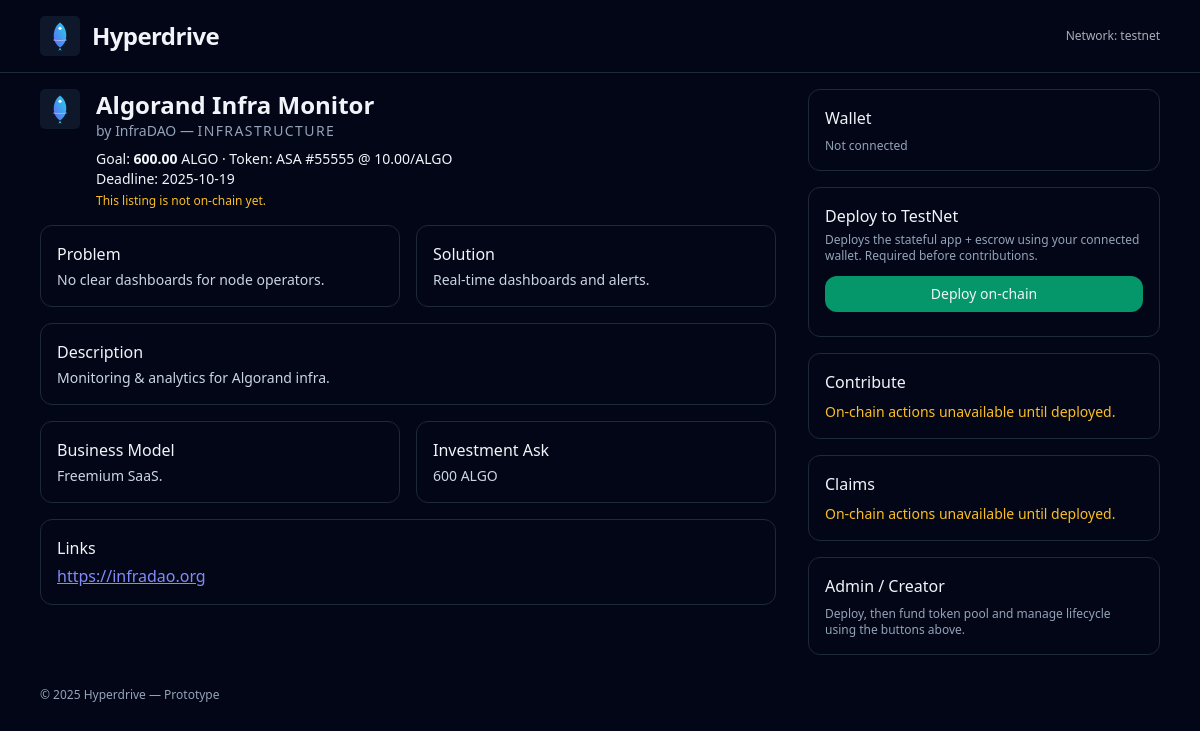
The page /projects/5 on the database its author committed.
### backend/models.py (models this page shows)
class Project(Base):
    __tablename__ = "projects"
    id = Column(Integer, primary_key=True, index=True)
    name = Column(String(200), nullable=False)
    creator = Column(String(200), nullable=False)
    category = Column(String(50), nullable=False)
    goal_microalgos = Column(Integer, nullable=False)
    token_asset_id = Column(Integer, nullable=False)
    token_rate_per_algo = Column(Float, nullable=False)  # tokens per ALGO
    token_pool = Column(Integer, nullable=False)
    description = Column(Text, default="")
    problem = Column(Text, default="")
    solution = Column(Text, default="")
    business_model = Column(Text, default="")
    investment_ask = Column(Text, default="")
    incentive_pool = Column(Text, default="")
    contact_email = Column(String(200), default="")
    project_link = Column(String(500), default="")
    created_at = Column(DateTime, default=datetime.utcnow)
    deadline_at = Column(DateTime, nullable=False)
    app_id = Column(Integer, nullable=True)
    escrow_address = Column(String(100), nullable=True)

### backend/app.py (the view)
@app.get("/projects/{project_id}", response_class=HTMLResponse)
def project_detail(project_id: int, request: Request, db: Session = Depends(get_db)):
    project = db.get(Project, project_id)
    if not project:
        raise HTTPException(status_code=404, detail="Project not found")
    return templates.TemplateResponse(
        "project_detail.html",
        {"request": request, "p": project, "network": get_network_hint()},
    )

### backend/templates/project_detail.html (shortened to what this page needs)
{% extends "base.html" %}
{% block content %}
<div class="grid md:grid-cols-3 gap-8">
  <div class="md:col-span-2 space-y-4">
    <div class="flex items-start gap-4">
      <img src="/static/logo.svg" class="h-10 w-10" />
      <div>
        <div class="text-2xl font-semibold">{{ p.name }}</div>
        <div class="text-slate-400 text-sm">by {{ p.creator }} — <span class="uppercase tracking-widest">{{ p.category }}</span></div>
        <div class="text-sm mt-2">
          Goal: <b>{{ '%.2f' % (p.goal_microalgos / 1_000_000) }}</b> ALGO · Token: ASA #{{ p.token_asset_id }} @ {{ '%.2f' % p.token_rate_per_algo }}/ALGO
        </div>
        <div class="text-sm">Deadline: {{ p.deadline_at.date() }}</div>
        {% if p.app_id %}
          <div class="text-xs text-slate-400 mt-1">App ID: {{ p.app_id }} · Escrow: {{ p.escrow_address }}</div>
        {% else %}
          <div class="text-xs text-amber-400 mt-1">This listing is not on-chain yet.</div>
        {% endif %}
      </div>
    </div>
    <div class="grid md:grid-cols-2 gap-4">
      <div class="p-4 rounded-xl border border-slate-800">
        <div class="font-medium mb-1">Problem</div>
        <div class="text-sm text-slate-300 whitespace-pre-wrap">{{ p.problem }}</div>
      </div>
      <div class="p-4 rounded-xl border border-slate-800">
        <div class="font-medium mb-1">Solution</div>
        <div class="text-sm text-slate-300 whitespace-pre-wrap">{{ p.solution }}</div>
      </div>
      <div class="p-4 rounded-xl border border-slate-800 md:col-span-2">
        <div class="font-medium mb-1">Description</div>
        <div class="text-sm text-slate-300 whitespace-pre-wrap">{{ p.description }}</div>
      </div>
      <div class="p-4 rounded-xl border border-slate-800">
        <div class="font-medium mb-1">Business Model</div>
        <div class="text-sm text-slate-300 whitespace-pre-wrap">{{ p.business_model }}</div>
      </div>
      <div class="p-4 rounded-xl border border-slate-800">
        <div class="font-medium mb-1">Investment Ask</div>
        <div class="text-sm text-slate-300 whitespace-pre-wrap">{{ p.investment_ask }}</div>
      </div>
      <div class="p-4 rounded-xl border border-slate-800 md:col-span-2">
        <div class="font-medium mb-1">Links</div>
        <a class="text-indigo-400 underline" target="_blank" href="{{ p.project_link }}">{{ p.project_link }}</a>
      </div>
    </div>
  </div>
  <div class="space-y-4">
    <div class="p-4 rounded-xl border border-slate-800">
      <div class="font-medium mb-2">Wallet</div>
      <div id="connected-address" class="mt-2 text-xs text-slate-400">Not connected</div>
    </div>
    {% if not p.app_id %}
    <div class="p-4 rounded-xl border border-slate-800">
      <div class="font-medium mb-1">Deploy to TestNet</div>
      <p class="text-xs text-slate-400 mb-3">
        Deploys the stateful app + escrow using your connected wallet. Required before contributions.
      </p>
      <button id="btn-deploy" class="w-full px-3 py-2 rounded-xl bg-emerald-600 hover:bg-emerald-500 text-sm">
        Deploy on‑chain
      </button>
    </div>
    {% endif %}
    <div class="p-4 rounded-xl border border-slate-800">
      <div class="font-medium mb-2">Contribute</div>
      {% if p.app_id %}
      <div class="space-y-2">
        <label class="text-sm">Amount (ALGO)</label>
        <input id="contrib-amt" type="number" step="0.01" class="w-full mt-1 rounded-xl bg-slate-900 border border-slate-700 p-2" />
        <button id="btn-contribute" class="w-full mt-2 px-3 py-2 rounded-xl bg-indigo-600 hover:bg-indigo-500 text-sm">Contribute</button>
      </div>
      {% else %}
      <div class="text-sm text-amber-400">On-chain actions unavailable until deployed.</div>
      {% endif %}
    </div>
    <div class="p-4 rounded-xl border border-slate-800">
      <div class="font-medium mb-2">Claims</div>
      {% if p.app_id %}
      <button id="btn-claim-tokens" class="w-full px-3 py-2 rounded-xl bg-slate-800 hover:bg-slate-700 text-sm">Claim Tokens</button>
      <button id="btn-refund" class="w-full mt-2 px-3 py-2 rounded-xl bg-slate-800 hover:bg-slate-700 text-sm">Claim Refund</button>
      {% else %}
      <div class="text-sm text-amber-400">On-chain actions unavailable until deployed.</div>
      {% endif %}
    </div>
    <div class="p-4 rounded-xl border border-slate-800">
      <div class="font-medium mb-2">Admin / Creator</div>
      <p class="text-xs text-slate-400">Deploy, then fund token pool and manage lifecycle using the buttons above.</p>
    </div>
  </div>
</div>
{% endblock %}

### rows shown on the page
Project: name "Algorand Infra Monitor", creator "InfraDAO", category "INFRASTRUCTURE", p.goal_microalgos/1_000_000 "600.00", token_asset_id "55555", token_rate_per_algo "10.00", deadline_at "2025-10-19", problem "No clear dashboards for node operators.", solution "Real-time dashboards and alerts.", description "Monitoring & analytics for Algorand infra.", business_model "Freemium SaaS.", investment_ask "600 ALGO", project_link "https://infradao.org"

### other values the page prints
{{ network }} "testnet"
